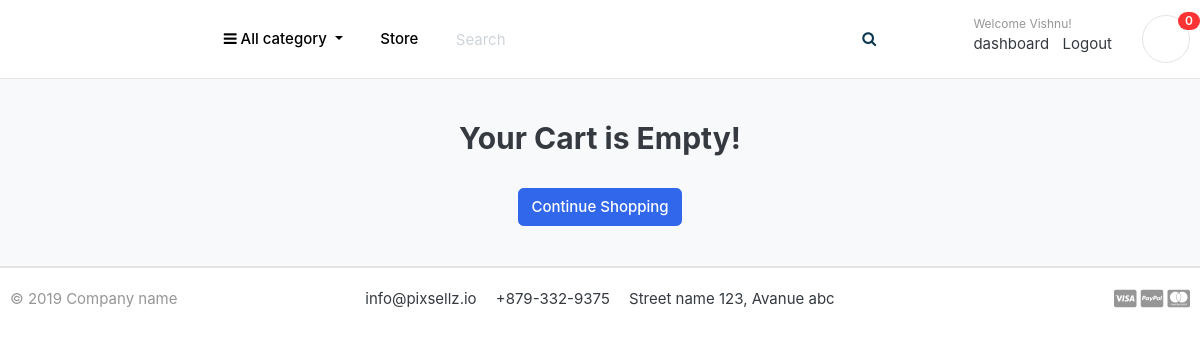
The app's page /carts/ (signed in), older data.
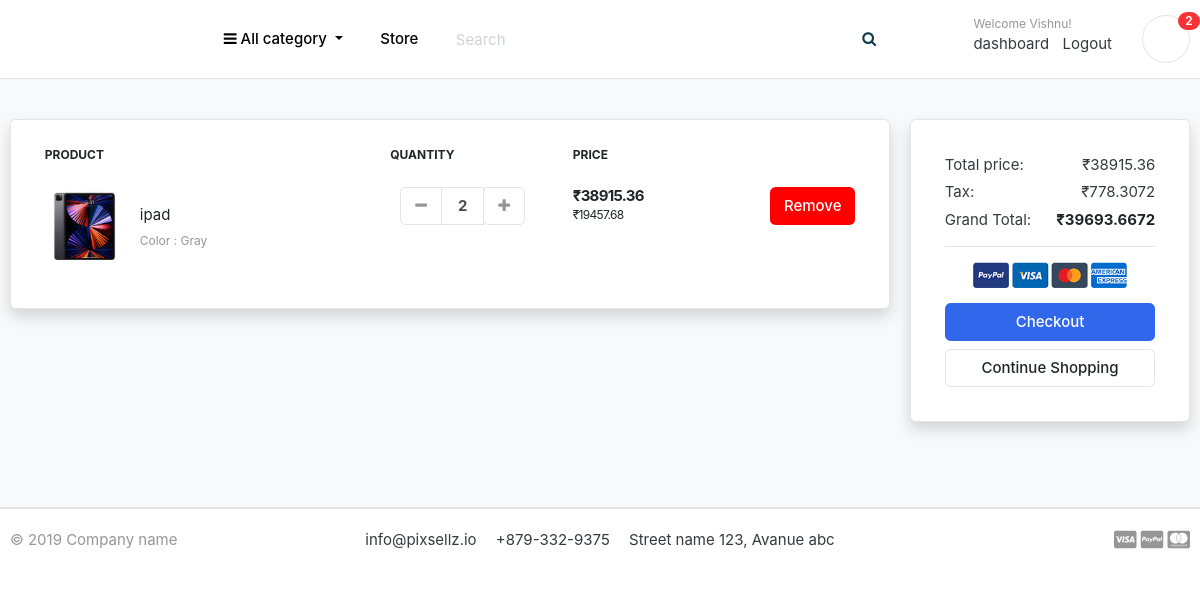
The same page, newer data.
### carts/models.py (models this page shows, shortened)
class CartItem(models.Model):
    user = models.ForeignKey(Account, on_delete=models.CASCADE, null=True)
    product = models.ForeignKey(Product, on_delete=models.CASCADE)
    variations = models.ManyToManyField(Variation, blank=True)
    cart = models.ForeignKey(Cart, on_delete=models.CASCADE, null=True)
    quantity = models.IntegerField()
    is_active = models.BooleanField(default=True)
    def sub_total(self):
        offerprice = self.product.get_price()
        return offerprice['price'] * self.quantity

### store/models.py (models this page shows, shortened)
class Product(models.Model):
    product_name  = models.CharField(max_length=200, unique=True)
    slug          = models.SlugField(max_length=200, unique=True)
    description   = models.TextField(max_length=500, blank=True)
    price         = models.IntegerField()
    image1        = models.ImageField(upload_to='photos/products')
    image2        = models.ImageField(upload_to='photos/products')
    image3        = models.ImageField(upload_to='photos/products')
    stock         = models.IntegerField()
    is_available  = models.BooleanField(default=True)
    brand         = models.ForeignKey(Brand, on_delete=models.CASCADE)
    category      = models.ForeignKey(Category, on_delete=models.CASCADE)
    created_date  = models.DateTimeField(auto_now_add=True)
    modified_date = models.DateTimeField(auto_now=True)
    def get_url(self):
        return reverse('product_detail', args=[self.category.slug, self.slug])
    def get_price(self):
        try:
            if self.productoffer.is_active:
                print('--------product----------')
                offer_price = (self.price / 100) * self.productoffer.discount_offer
                price = self.price - offer_price
                return {'price': price, 'discount': self.productoffer.discount_offer}
            raise
        except:
            try:
                if self.category.categoryoffer.is_active:
                    print('------category--------')
                    offer_price = (self.price / 100) * self.category.categoryoffer.discount_offer
                    price = self.price - offer_price
                    return {'price': price, 'discount': self.category.categoryoffer.discount_offer}
                raise
            except:
                try:
                    if self.brand.brandoffer.is_active:
                        print('------brand-------')
                        offer_price = (self.price / 100) * self.brand.brandoffer.discount_offer
                        price = self.price - offer_price
                        return {'price': price, 'discount': self.brand.brandoffer.discount_offer}
                    raise
                except:
                    print('----else----')
                return {'price': self.price}

class Variation(models.Model):
    product             = models.ForeignKey(Product, on_delete=models.CASCADE)
    variation_category  = models.CharField(max_length=100, choices=variation_category_choices)
    variation_value     = models.CharField(max_length=100)
    is_active           = models.BooleanField(default=True)
    created_date        = models.DateTimeField(auto_now=True)
    objects = VariationManager()

### offer/models.py (models this page shows, shortened)
class ProductOffer(models.Model):
    product = models.OneToOneField('store.product', on_delete=CASCADE, null=True, blank=True)
    discount_offer = models.PositiveBigIntegerField(help_text='Offer in percentage')
    is_active = models.BooleanField(default=True)

### carts/views.py (the view)
# urls.py: path('', views.cart, name='cart'),
def cart(request, total=0, quantity=0, cart_items=None):
    try:
        tax = 0
        grand_total = 0
        if request.user.is_authenticated:
            cart_items = CartItem.objects.filter(user=request.user, is_active=True)
        else:
            cart = Cart.objects.get(cart_id=_cart_id(request))
            cart_items = CartItem.objects.filter(cart=cart, is_active=True)
        for cart_item in cart_items:
            offerprice = cart_item.product.get_price()
            total += (offerprice['price'] * cart_item.quantity)
            quantity += cart_item.quantity
        tax = (2 * total)/100
        grand_total = total + tax
    except ObjectDoesNotExist:
        pass #just ignore
    context = {
        'total' : total,
        'quantity' : quantity,
        'cart_items' : cart_items,
        'tax' : tax,
        'grand_total' : grand_total
    }
    return render(request, 'user/cart.html', context)

### brand/context_processors.py (called while the page is built)
def menulinks(request):
    links = Brand.objects.all()
    return dict(link=links)

### carts/context_processors.py (called while the page is built)
def counter(request):
    cart_count = 0
    if 'admin' in request.path:
        return {}
    else:
        try:
            cart = Cart.objects.filter(cart_id=_cart_id(request))
            if request.user.is_authenticated:
                cart_items = CartItem.objects.all().filter(user=request.user)
            else:
                cart_items = CartItem.objects.all().filter(cart=cart[:1])
            for cart_item in cart_items:
                cart_count += cart_item.quantity
        except Cart.DoesNotExist:
            cart_item = 0
    return dict(cart_count=cart_count)

### carts/views.py (called while the page is built)
def _cart_id(request):
    cart = request.session.session_key
    if not cart:
        cart = request.session.create()
    return cart

### category/context_processors.py (called while the page is built)
def menu_links(request):
    links = Category.objects.all()
    return dict(links=links)

### category/models.py (called while the page is built)
    def get_url(self):
        return reverse('products_by_category', args=[self.slug])

### templates/user/cart.html (shortened to what the changed rows need)
{% extends 'user/base.html' %}
{% load static %}
{% block content %}
<section class="section-content padding-y bg">
    <div class="container">
    {% if not cart_items %}
    <h2 class="text-center">Your Cart is Empty!</h2>
    <br>
    <div class="text-center">
        <a href="{% url 'store' %}" class="btn btn-primary">Continue Shopping</a>
    </div>
    {% else %}
    <div class="row">
        <aside class="col-lg-9">
    <div class="card shadow p-3 mb-5 bg-white rounded">
    <table class="table table-borderless table-shopping-cart">
    <thead class="text-muted">
    <tr class="small text-uppercase text-dark">
      <th scope="col">Product</th>
      <th scope="col" width="120">Quantity</th>
      <th scope="col" width="120">Price</th>
      <th scope="col" class="text-right" width="200"> </th>
    </tr>
    </thead>
    <tbody>
    {% for cart_item in cart_items %}
    <tr>
        <td>
            <figure class="itemside align-items-center">
               <a href="{{ cart_item.product.get_url }}"> <div class="aside"><img src="{{ cart_item.product.image1.url }}" class="img-sm"></div></a>
                <figcaption class="info">
                    <a href="{{ cart_item.product.get_url }}" class="title text-dark">{{ cart_item.product.product_name }}</a>
                    <p class="text-muted small text-dark">
                        {% if cart_item.variations.all %}
                            {% for item in cart_item.variations.all %}
                                {{ item.variation_category | capfirst }} : {{ item.variation_value | capfirst }} <br>
                            {% endfor %}
                        {% endif %}
                    </p>
                </figcaption>
            </figure>
        </td>
        <td>
                        <div class="col">
                            <div class="input-group input-spinner">
                                <div class="input-group-prepend">
                                <a href="{% url 'remove_cart' cart_item.product.id cart_item.id %}" class="btn btn-light" type="button" id="button-plus"> <i class="fa fa-minus"></i> </a>
                                </div>
                                <input type="text" class="form-control"  value="{{ cart_item.quantity}}">
                                <div class="input-group-append">
                                    <form action="{% url 'add_cart' cart_item.product.id %}" method="post">
                                <button class="btn btn-light" type="submit" id="button-minus"> <i class="fa fa-plus"></i> </button>
                            </form>
                                </div>
                            </div>
                        </div>
        </td>
        <td>
            <div class="price-wrap">
                <var class="price">₹{{ cart_item.sub_total }}</var>
                <small class="text-dark"> ₹{{ cart_item.product.get_price.price }}</small>
            </div>
        </td>
        <td class="text-right">
        <a href="{% url 'remove_cart_item' cart_item.product.id cart_item.id %}" class="btn" style="background-color: red; color: white;" onclick="deleteItems(event)"> Remove</a>
        </td>
    </tr>
    {% endfor %}
    </tbody>
    </table>
    </div>
        </aside>
        <aside class="col-lg-3">
            <div class="card shadow p-3 mb-5 bg-white rounded">
            <div class="card-body">
                <dl class="dlist-align">
                  <dt>Total price:</dt>
                  <dd class="text-right">₹{{ total }}</dd>
                </dl>
                <dl class="dlist-align">
                  <dt>Tax:</dt>
                  <dd class="text-right"> ₹{{ tax }}</dd>
                </dl>
                <dl class="dlist-align">
                  <dt>Grand Total:</dt>
                  <dd class="text-right text-dark b"><strong>₹{{ grand_total }}</strong></dd>
                </dl>
                <hr>
                <p class="text-center mb-3">
                    <img src="{% static './images/misc/payments.png' %}" height="26">
                </p>
                <a href="{% url 'checkout' %}" class="btn btn-primary btn-block"> Checkout </a>
                <a href="{% url 'store' %}" class="btn btn-light btn-block">Continue Shopping</a>
            </div>
            </div>
    </aside>
    </div>
    {% endif %}
    </div>
    </section>
{% endblock %}

### templates/user/includes/navbar.html (shortened to what this page needs)
{% load static %}
<header class="section-header">
    <section class="header-main border-bottom">
        <div class="container">
            <div class="row align-items-center">
                <div class="col-lg-2 col-md-3 col-6">
                    <a href="{% url 'homepage' %}" class="brand-wrap">
                        <h3 style="color: white;">Gadgetcart</h3>
                    </a>
                </div>
                <div class="col-lg col-sm col-md col-6 flex-grow-0">
                    <div class="category-wrap dropdown d-inline-block float-right">
                        <button type="button" class="btn btn-primary dropdown-toggle" data-toggle="dropdown"
                            style="color: black; background-color: white; border-color: #ffffff">
                            <i class="fa fa-bars"></i> All category
                        </button>
                    </div>
                </div>
                <a href="{% url 'store' %}" class="btn btn-outline-primary"
                    style="color: black; background-color: white; border-color: #ffffff">Store</a>
                <div class="col-lg  col-md-6 col-sm-12 col">
                    <form action="{% url 'search' %}" class="search" method="get">
                        <div class="input-group w-100">
                            <input type="text" class="form-control" style="width:60%; border-color: white;"
                                placeholder="Search" name="keyword">
                            <div class="input-group-append">
                                <button class="btn btn-primary" type="submit"
                                    style="color: #0E3951; background-color: #ffffff; border-color: #ffffff">
                                    <i class="fa fa-search"></i>
                                </button>
                            </div>
                        </div>
                    </form>
                </div>
                <div class="col-lg-3 col-sm-6 col-8 order-2 order-lg-3">
                    <div class="d-flex justify-content-end mb-3 mb-lg-0">
                        {% if user.id is None %}
                        <div class="widget-header">
                            <small class="title text-muted">Welcome guest!</small>
                            <div>
                                <a href="{% url 'signin' %}">Sign in</a> <span class="dark-transp"
                                    style="color: rgb(255, 255, 255);"> | </span>
                                <a href="{% url 'register' %}"> Register</a>
                            </div>
                        </div>
                        {% else %}
                        <div class="widget-header">
                            <small class="title text-muted">Welcome {{user.first_name}}!</small>
                            <div>
                                <a href="{% url 'dashboard' %}">dashboard</a> <span class="dark-transp"
                                    style="color: rgb(255, 255, 255);"> | </span>
                                <a href="{% url 'signout' %}"> Logout</a>
                            </div>
                        </div>
                        {% endif %}
                        <a href="{% url 'cart' %}" class="widget-header pl-3 ml-3">
                            <div class="icon icon-sm rounded-circle border" style="color: white;"><i
                                    class="fa fa-shopping-cart" style="color: white;"></i></div>
                            <span class="badge badge-pill badge-danger notify">{{ cart_count }}</span>
                        </a>
                    </div>
                </div>
            </div>
        </div>
    </section>
</header>

Row changes from the older to the newer data that the page shows:
added CartItem: product.image1 (picture), product.product_name "ipad", quantity "2", sub_total "38915.36", product.get_price.price "19457.68"
now on this page (row unchanged): Variation: variation_category "Color", variation_value "Gray"
Text that changed along with them:
{{ cart_count }}: "0" → "2"
{{ total }}: (not shown) → "38915.36"
{{ tax }}: (not shown) → "778.3072"
{{ grand_total }}: (not shown) → "39693.6672"
text no longer shown: "Your Cart is Empty!"
text now shown: "PRODUCT QUANTITY PRICE Total price: ₹ Tax: ₹ Grand Total: ₹ Checkout"
